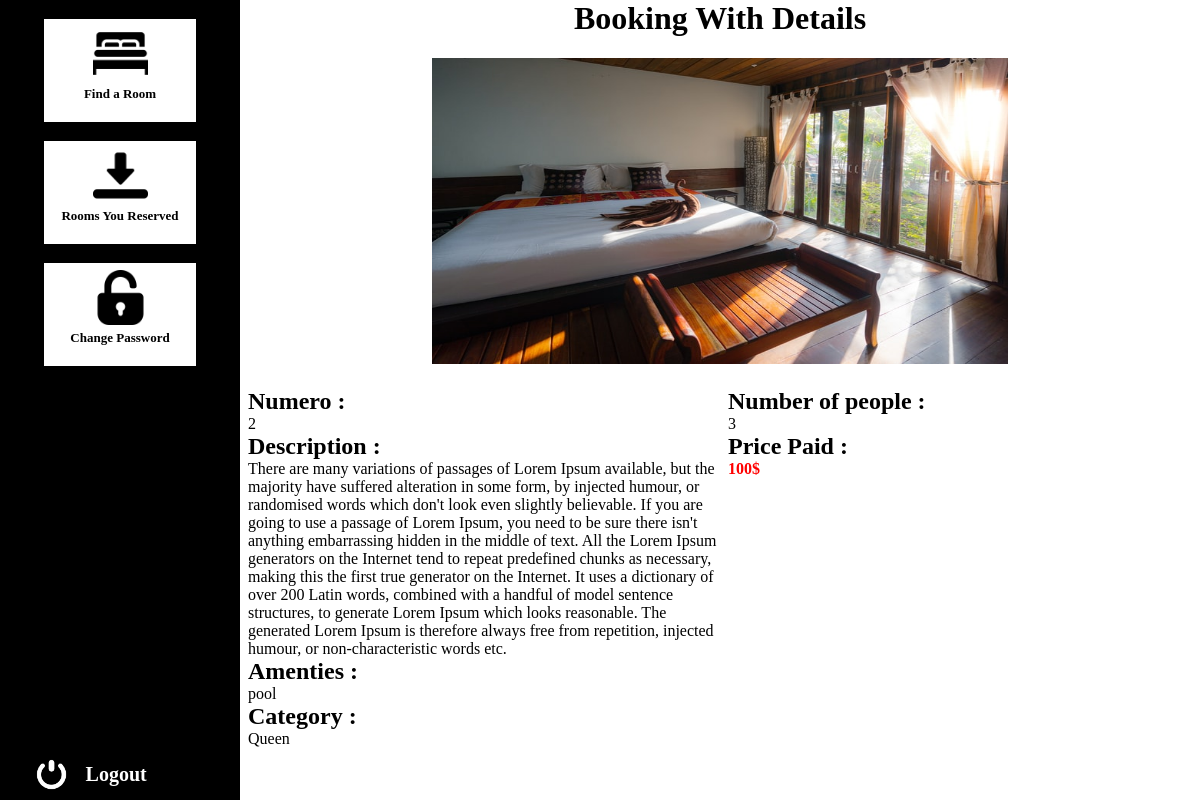
Screenshot of /user/pages/reservation_details.php?reservation=77 (signed in) with the database file from the repository.
### tables this page shows
CREATE TABLE `reservation` (
  `idR` int(11) NOT NULL,
  `idC` int(11) DEFAULT NULL,
  `Nperson` int(11) NOT NULL,
  `numero` int(11) DEFAULT NULL,
  `prix` float DEFAULT NULL,
  `paystatus` int(11) NOT NULL,
  `check_in_date` date NOT NULL,
  `check_out_date` date NOT NULL
);

CREATE TABLE `chambre` (
  `numero` int(11) NOT NULL,
  `image` text DEFAULT NULL,
  `description` longtext DEFAULT NULL,
  `idcat` int(11) DEFAULT NULL,
  `amenties` text DEFAULT NULL,
  `prix` float DEFAULT NULL,
  `status` int(11) DEFAULT NULL
);

CREATE TABLE `categorie` (
  `idcat` int(11) NOT NULL,
  `intitule` text NOT NULL,
  `description` text NOT NULL
);

### user/pages/reservation_details.php (the view, shortened to what this page needs)
<?php
    if(!isset($_SESSION['idC'])){
        header('location:login.php');
    }else{
        if(!isset($_GET['reservation'])){
            header("location:viewbooking.php");
        }else{
            $idC = $_SESSION['idC'];
            $idr = $_GET['reservation'];
                include("connect.php");
                $query = "SELECT reservation.*,Chambre.*,Categorie.intitule FROM reservation,Chambre,Categorie WHERE Chambre.idcat = Categorie.idcat AND reservation.numero = chambre.numero AND reservation.idR = $idr AND reservation.idC = $idC;";
                $res = mysqli_query($con,$query);
                $data = mysqli_fetch_all($res,MYSQLI_ASSOC);
        }
    }
?>
<!DOCTYPE html>
<html lang="en">
<head>
    <link rel="stylesheet" href="../css/rooms.css"/>
</head>
<body>
    <main class="main">
        <div class="left">
           <div class="menu" onclick="window.location = 'rooms.php'">
                 <img src="../images/bed.png" class="icon"/>
                 <p>Find a Room</p>
            </div>
            <div class="menu" onclick="window.location = 'viewbooking.php'">
                 <img src="../images/saved.png" class="icon"/>
                 <p>Rooms You Reserved</p>
            </div>
            <div class="menu" onclick="window.location = 'password.php'">
                 <img src="../images/password.png" class="icon"/>
                 <p>Change Password</p>
            </div>
            <div class="logout" onclick="window.location = 'details.php?out=1';">
                 <img src="../images/logout.png" class="out"/>
                 <p>Logout</p>
            </div>
        </div>
        <div class="right">
            <h1>Booking With Details</h1>
            <img class="cover" src="<?php echo "../../admin/".$data[0]['image'] ?>"/>
            <div class="details">
                 <div class="dleft">
                     <h2>Numero :</h2>
                     <div id="numero"><?php echo $data[0]['numero'] ?></div>
                     <h2>Description :</h2>
                     <div id="description"><?php echo $data[0]['description'] ?></div>
                     <h2>Amenties :</h2>
                     <div id="amenties"><?php echo $data[0]['amenties'] ?></div>
                     <h2>Category :</h2>
                     <div id="cat"><?php echo $data[0]['intitule'] ?></div>
                 </div>
                 <div class="dright" >
                     <h2>Number of people :</h2>
                     <div ><?php echo $data[0]['Nperson'] ?></div>
                     <h2>Price Paid :</h2>
                     <div id="pnp" style="color:red; font-weight:bold;"><?php echo $data[0]['prix']  ?>$</div>
                 </div>
            </div>
        </div>
    </main>
</body>
</html>

### user/css/rooms.css (style rules this page uses)
@media screen and  (min-width:800px) { * { padding: 0; margin: 0; } }
@media screen and  (min-width:800px) { .main { width: 100%; height: 100vh; display: flex; background-color: white; } }
@media screen and  (min-width:800px) { .left { width: 20%; height: 100vh; background-color: black; position: fixed; } }
@media screen and  (min-width:800px) { .right { width: 80%; height: auto; background-color: white; margin-left: 20%; text-align: center; } }
@media screen and  (min-width:800px) { .menu { width: 59%; background-color: white; height: 96px; margin-left: auto; margin-right: auto; cursor: pointer; text-align: center; font-size: 13px; font-weight: bold; margin-top: 19px; padding-top: 7px; padding-left: 5px; padding-right: 5px; font-family: cursive; } }
@media screen and  (min-width:800px) { .icon { width:55px; margin-left: auto; margin-right: auto; display:block; margin-bottom: 5px; } }
@media screen and  (min-width:800px) { .logout { display: flex; text-align: center; font-size: 20px; margin-left: 14%; font-weight: bold; color: white; font-family: cursive; margin-top: 132px; cursor: pointer; position: absolute; bottom: 8px; } }
@media screen and  (min-width:800px) { .out { width: 35px; height: auto; } }
@media screen and  (min-width:800px) { .logout p { margin-left: 17px; margin-top: auto; margin-bottom: auto; } }
@media screen and  (min-width:800px) { .right h1 { font-family: cursive; text-align: center; } }
@media screen and  (min-width:800px) { .cover { width: 60%; height: 306px; margin-top: 21px; margin-bottom: 20px; } }
@media screen and  (min-width:800px) { .details { width: 100%; height: auto; display: flex; text-align: left; font-family: cursive; } }
@media screen and  (min-width:800px) { .dleft { width: 50%; padding-left: 8px; margin-bottom: 60px; } }
@media screen and  (min-width:800px) { .dright { width: 50%; padding-left: 8px; } }

### rows the page displays
reservation: numero.image (picture), numero.numero "2", numero.description "There are many variations of passages of Lorem Ipsum available, but the majority have suffered alteration in some form, by injected humour, or randomised words which don't look even slightly believable. If you are going to use a passage of Lorem Ipsum, you need to be sure there isn't anything embarrassing hidden in the middle of text. All the Lorem Ipsum generators on the Internet tend to repeat predefined chunks as necessary, making this the first true generator on the Internet. It uses a dictionary of over 200 Latin words, combined with a handful of model sentence structures, to generate Lorem Ipsum which looks reasonable. The generated Lorem Ipsum is therefore always free from…", numero.amenties "pool", categorie.intitule "Queen", Nperson "3", numero.prix "100"
